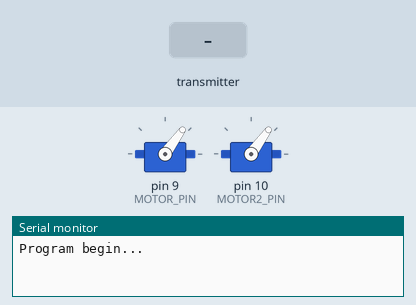
Bench run of a sketch on a simulated Arduino Uno, built with avr-gcc and run on an emulated ATmega328P. Parts: 2 × servo, the last lines printed to the serial monitor. The test bench sets the inputs (shaded band). No radio packets arrive unless stated.

Above: at 1.4 s.
1.5 s: the transmitter starts sending joystick.0 = 0
At 2.7 s:
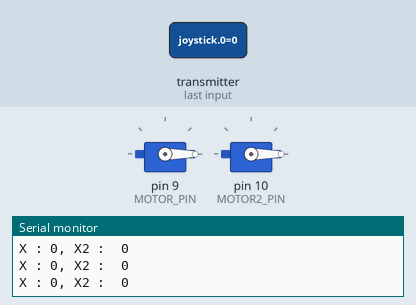
3.0 s: the transmitter starts sending joystick.1 = 1023
At 3.8 s:
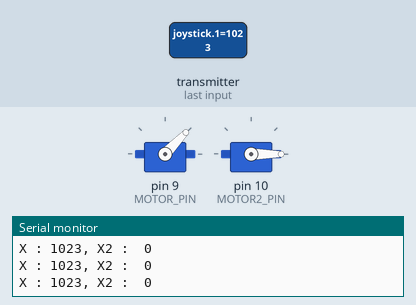
4.5 s: the transmitter starts sending joystick.2 = 1023
At 4.9 s:
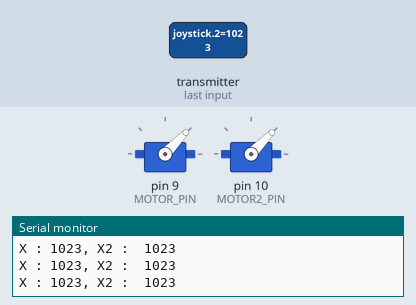
6.0 s: the transmitter starts sending joystick.1 = 0
At 7.2 s:
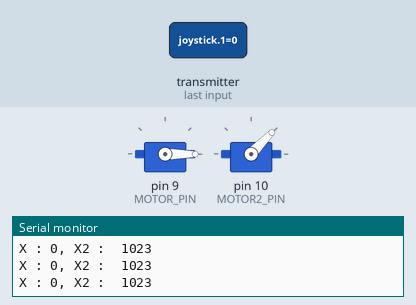
7.5 s: the transmitter starts sending joystick.2 = 0
At 8.4 s:
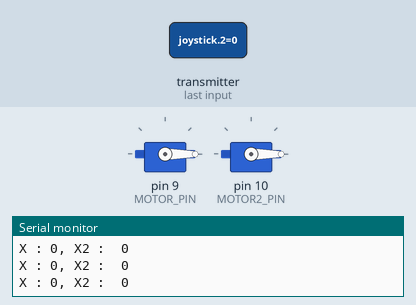
Timing chart, 0 to 10.0 s (numbered marks = the images above; inputs shaded):
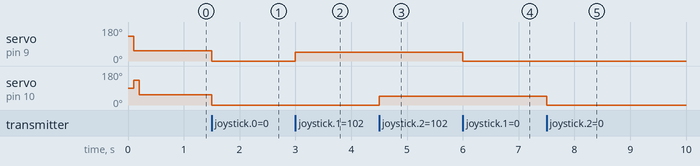

The sketch:

receiver.ino
```cpp
#include <SPI.h>

#include <RF24.h>

#include <Servo.h>

#define MAX_SIGNAL 1900

#define MIN_SIGNAL 1100

byte MOTOR_PIN = 9;

byte MOTOR2_PIN = 10;


RF24 radio(7, 8); //CE, CSN

Servo esc_motor;

Servo esc_motor2;


int joystick[3];

const byte address[6] = "00001";

//The address value can be changed to 5 strings, and the transmitter and the receiver must have the same address.

int motor;

int motor2;


void setup() {

  Serial.begin(9600);


  Serial.println("Program begin...");

  radio.begin();

  radio.openReadingPipe(0, address);

  radio.setPALevel(RF24_PA_MAX);

  esc_motor.attach(MOTOR_PIN);

  esc_motor2.attach(MOTOR2_PIN);

  radio.startListening();


  esc_motor.writeMicroseconds(MAX_SIGNAL);

  delay(100);

  esc_motor.writeMicroseconds(MIN_SIGNAL);

  esc_motor2.writeMicroseconds(MAX_SIGNAL);

  delay(100);

  esc_motor2.writeMicroseconds(MIN_SIGNAL);
}


void loop() {

  if (radio.available()) {


    radio.read(&joystick, sizeof(joystick));


    char buffer[20];

    sprintf(buffer , "X : %d, X2 :  %d", joystick[1], joystick[2]);

    Serial.println(buffer);


    motor = joystick[1];

    motor2 = joystick[2];

    esc_motor2.writeMicroseconds(motor2);

    esc_motor.writeMicroseconds(motor);

  }

}
```

Measured:
- after the input at 1.5 s, servo on pin 9 (MOTOR_PIN), servo on pin 10 (MOTOR2_PIN): 54° → 0° at once
- after the input at 3.0 s, servo on pin 9 (MOTOR_PIN): 0° → 46° at once
- after the input at 4.5 s, servo on pin 10 (MOTOR2_PIN): 0° → 46° at once
- after the input at 6.0 s, servo on pin 9 (MOTOR_PIN): 46° → 0° at once
- after the input at 7.5 s, servo on pin 10 (MOTOR2_PIN): 46° → 0° at once
